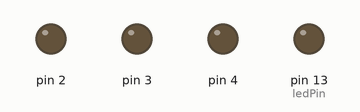
Bench run of a sketch on a simulated Arduino Uno, built with avr-gcc and run on an emulated ATmega328P. Shown: output pins drawn as LEDs (lit = HIGH). Random numbers use the default seed unless the sketch sets one; what the sketch prints to the serial monitor is not drawn.

Above: at 0.1 s.
At 10.1 s:
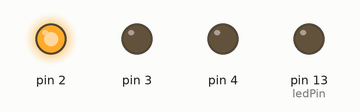
At 17.2 s:
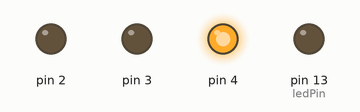
At 21.2 s:
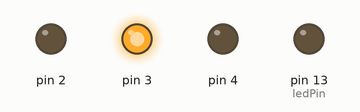
At 28.0 s:
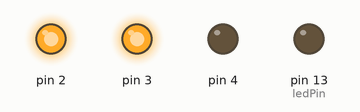
At 37.3 s:
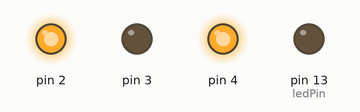
Timing chart, 0 to 40.0 s (numbered marks = the images above):
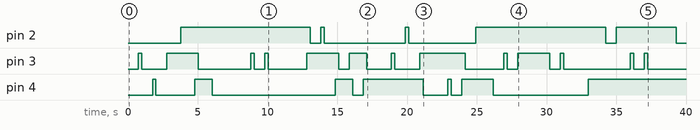

The sketch:

multitasking.ino
```cpp
// These variables store the flash pattern
// and the current state of the LED

int ledPin = 13; // the number of the LED pin
int ledState = LOW; // ledState used to set the LED
unsigned long previousMillis = 0; // will store last time LED was updated
long OnTime = 250; // milliseconds of on-time
long OffTime = 750; // milliseconds of off-time
int i=0;

void setup()
{
  // set the digital pin as output:
  pinMode(ledPin, OUTPUT);
  pinMode(2, OUTPUT);
  pinMode(3, OUTPUT);
  pinMode(4, OUTPUT);
  Serial.begin(9600);
}

void loop()
{
  bindLeds();
  Serial.println(millis());
}

void bindLeds(){
  // check to see if it's time to change the state of the LED
  unsigned long currentMillis = millis();

  if((ledState == HIGH) && (currentMillis - previousMillis >= OnTime))
  {
    ledState = LOW; // Turn it off
    previousMillis = currentMillis; // Remember the time
    digitalWrite(random(2,5), ledState); // Update the actual LED
  }
  else if ((ledState == LOW) && (currentMillis - previousMillis >= OffTime))
  {
    ledState = HIGH; // turn it on
    previousMillis = currentMillis; // Remember the time
    digitalWrite(random(2,5), ledState);	// Update the actual LED
  }
}
```

Measured:
- by itself, pin 2: LOW → HIGH at 3.8 s, → LOW 9.3 s later, → HIGH 0.75 s later, → LOW 0.25 s later, … (10 changes in this stretch)
- by itself, pin 3: LOW → HIGH at 0.75 s, → LOW 0.25 s later, → HIGH 1.8 s later, → LOW 2.3 s later, … (26 changes in this stretch)
- by itself, pin 4: LOW → HIGH at 1.8 s, → LOW 0.25 s later, → HIGH 2.8 s later, → LOW 1.3 s later, … (13 changes in this stretch)
